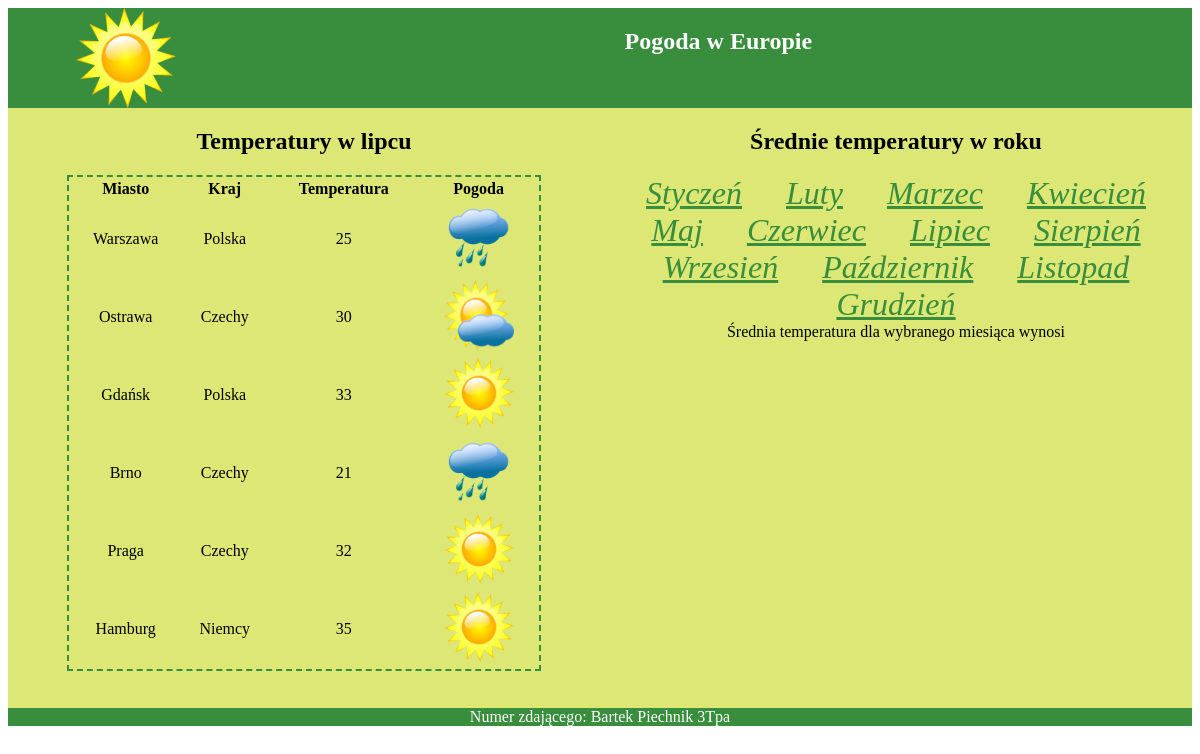
Screenshot of /INF.03-07-26.01-SG/PHP/index.php with the database file from the repository.
### tables this page shows
CREATE TABLE `pomiary` (
  `id` int(11) NOT NULL,
  `temperatura` int(11) NOT NULL,
  `id_miejscowosc` int(11) NOT NULL,
  `id_miesiac` int(11) NOT NULL
);

CREATE TABLE `miejscowosc` (
  `id` int(11) NOT NULL,
  `nazwa` varchar(30) NOT NULL,
  `kraj` varchar(30) NOT NULL
);

### INF.03-07-26.01-SG/PHP/index.php (the view, shortened to what this page needs)
<?php
    $host = "localhost";
    $uzytkownik = "root";
    $haslo = "";
    $baza_danych = "pogoda";
    $polaczenie = new mysqli($host, $uzytkownik, $haslo, $baza_danych);
?>
<!DOCTYPE html>
<html lang="pl">
<head>
    <link rel="stylesheet" href="../CSS/styl.css">
</head>
<body>
    <header>
        <section id="Blok_naglowkowy_1">
            <img src="../Grafiki/slonce.png" alt="Słonecznie">
        </section>
        <section id="Blok_naglowkowy_2">
            <h1>Pogoda w Europie</h1>
        </section>
    </header>
    <main>
        <section id="Blok_sekcji_lewej">
            <h2>Temperatury w lipcu</h2>
            <table>
                <tr>
                    <th>Miasto</th>
                    <th>Kraj</th>
                    <th>Temperatura</th>
                    <th>Pogoda</th>
                </tr>
                <?php
                    $Temperatury_dla_miejscowosci = $polaczenie->query("SELECT m.nazwa, m.kraj, p.temperatura FROM miejscowosc m JOIN pomiary p ON m.id = p.id_miejscowosc WHERE p.id_miesiac = 7");
                    while ($Temperatura_dla_miejscowosci = $Temperatury_dla_miejscowosci->fetch_assoc())
                    {
                        echo "<tr>";
                            echo "<td>".$Temperatura_dla_miejscowosci['nazwa']."</td>";
                            echo "<td>".$Temperatura_dla_miejscowosci['kraj']."</td>";
                            echo "<td>".$Temperatura_dla_miejscowosci['temperatura']."</td>";
                            if ($Temperatura_dla_miejscowosci['temperatura'] > 30)
                            {
                                echo "<td><img src='../Grafiki/slonce.png' alt=''></td>";
                            }
                            else if ($Temperatura_dla_miejscowosci['temperatura'] < 26)
                            {
                                echo "<td><img src='../Grafiki/deszcz.png' alt=''></td>";
                            }
                            else
                            {
                                echo "<td><img src='../Grafiki/chmury.png' alt=''></td>";
                            }
                        echo "</tr>";
                    }
                ?>
            </table>
        </section>
        <section id="Blok_sekcji_prawej">
            <h2>Średnie temperatury w roku</h2>
            <a href="index.php?id_miesiac=1">Styczeń</a>
            <a href="index.php?id_miesiac=2">Luty</a>
            <a href="index.php?id_miesiac=3">Marzec</a>
            <a href="index.php?id_miesiac=4">Kwiecień</a>
            <a href="index.php?id_miesiac=5">Maj</a>
            <a href="index.php?id_miesiac=6">Czerwiec</a>
            <a href="index.php?id_miesiac=7">Lipiec</a>
            <a href="index.php?id_miesiac=8">Sierpień</a>
            <a href="index.php?id_miesiac=9">Wrzesień</a>
            <a href="index.php?id_miesiac=10">Październik</a>
            <a href="index.php?id_miesiac=11">Listopad</a>
            <a href="index.php?id_miesiac=12">Grudzień</a>
            <p>Średnia temperatura dla wybranego miesiąca wynosi</p>
        </section>
    </main>
    <footer>
        <p>Numer zdającego: Bartek Piechnik 3Tpa</p>
    </footer>
</body>
</html>

### INF.03-07-26.01-SG/CSS/styl.css (style rules this page uses)
body { font-family: Georgia; text-align: center; }
#Blok_naglowkowy_1, #Blok_naglowkowy_2 { background-color: #388E3C; color: white; height: 100px; float: left; }
#Blok_naglowkowy_1 { width: 20%; }
#Blok_naglowkowy_2 { width: 80%; }
#Blok_sekcji_lewej, #Blok_sekcji_prawej { background-color: #DCE775; width: 50%; height: 600px; float: left; }
footer { background-color: #388E3C; color: white; clear: both; }
table { width: 80%; margin: auto; border: 2px dashed #388E3C; }
table img { height: 70px; }
a { color: #388E3C; margin: 20px; font-style: italic; font-size: 200%; }
p { margin: 0px; }

### rows the page displays
pomiary: id_miejscowosc.nazwa "Warszawa", id_miejscowosc.kraj "Polska", temperatura "25"
pomiary: id_miejscowosc.nazwa "Ostrawa", id_miejscowosc.kraj "Czechy", temperatura "30"
pomiary: id_miejscowosc.nazwa "Gdańsk", id_miejscowosc.kraj "Polska", temperatura "33"
pomiary: id_miejscowosc.nazwa "Brno", id_miejscowosc.kraj "Czechy", temperatura "21"
pomiary: id_miejscowosc.nazwa "Praga", id_miejscowosc.kraj "Czechy", temperatura "32"
pomiary: id_miejscowosc.nazwa "Hamburg", id_miejscowosc.kraj "Niemcy", temperatura "35"
